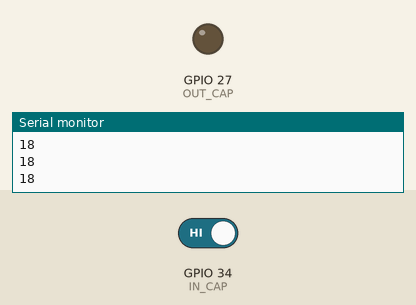
Simulated run of this sketch. Board: ESP32. On the bench: output pins drawn as LEDs (lit = HIGH), the last lines printed to the serial monitor. The inputs (shaded band) are chosen by the test bench; at power-on: GPIO 34 (IN_CAP) HIGH.

Above: at 1.2 s.
1.3 s: GPIO 34 (IN_CAP) driven LOW
At 2.5 s:
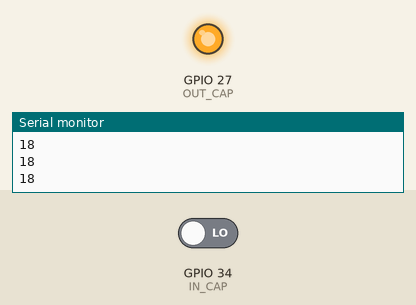
2.8 s: GPIO 34 (IN_CAP) driven HIGH
At 4.3 s:
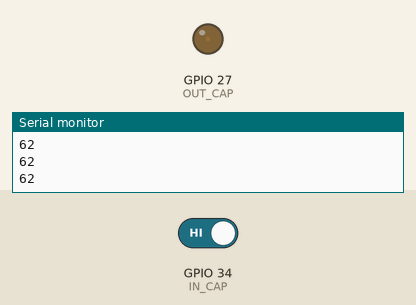
Timing chart, 0 to 5.8 s (numbered marks = the images above; inputs shaded):
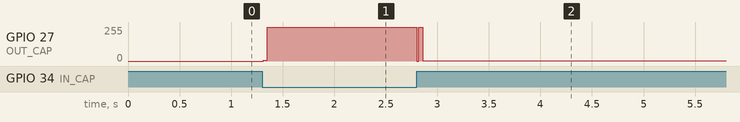

Measured:
- after the input at 1.3 s, GPIO 27 (OUT_CAP): 0/255 → 255/255 at once
- after the input at 2.8 s, GPIO 27 (OUT_CAP): 255/255 → 2/255 at once

The sketch:

pressure_cap_sensor.ino
```cpp
#define NUM_AVG 30

#define PRESSURE_SENSOR_DELAY 10

#define OUT_CAP  27
#define IN_CAP   34

long* readings = new long[NUM_AVG] {0};
byte avgCounter = 0;

void setup() {
  // put your setup code here, to run once:
  pinMode(OUT_CAP, OUTPUT);
  pinMode(IN_CAP, INPUT);

  Serial.begin(115200);
}

void loop() {
  // put your main code here, to run repeatedly:
  digitalWrite(OUT_CAP, LOW);
  delay(PRESSURE_SENSOR_DELAY);

  long startTime = micros();

  digitalWrite(OUT_CAP, HIGH);
  while (digitalRead(IN_CAP) == LOW);
  long sensVal = micros()-startTime;

  readings[avgCounter] = sensVal;

  long acc = 0;
  for (int i=0; i < NUM_AVG; i++) {
    acc += readings[i];
  }
  acc = acc / NUM_AVG;  // latest average of NUM readings
  avgCounter = (avgCounter + 1) % NUM_AVG;

  Serial.println(acc);
}
```
